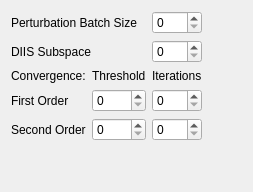
          <widget class="QWidget" name="AdvancedMolecularProperties">
           <layout class="QVBoxLayout" name="verticalLayout_35">
            <item>
             <layout class="QGridLayout">
              <item row="4" column="0">
               <widget class="QLabel" name="label_172">
                <property name="text">
                 <string>Second Order</string>
                </property>
               </widget>
              </item>
              <item row="3" column="0">
               <widget class="QLabel" name="label_171">
                <property name="text">
                 <string>First Order</string>
                </property>
               </widget>
              </item>
              <item row="3" column="2">
               <widget class="QSpinBox" name="moprop_max_cycles_level_1"/>
              </item>
              <item row="2" column="0">
               <widget class="QLabel" name="label_170">
                <property name="text">
                 <string>Convergence:</string>
                </property>
               </widget>
              </item>
              <item row="2" column="1">
               <widget class="QLabel" name="label_173">
                <property name="text">
                 <string>Threshold</string>
                </property>
               </widget>
              </item>
              <item row="4" column="2">
               <widget class="QSpinBox" name="moprop_max_cycles_level_2"/>
              </item>
              <item row="3" column="1">
               <widget class="QSpinBox" name="moprop_convergence_level_1"/>
              </item>
              <item row="4" column="1">
               <widget class="QSpinBox" name="moprop_convergence_level_2"/>
              </item>
              <item row="2" column="2">
               <widget class="QLabel" name="label_174">
                <property name="text">
                 <string>Iterations</string>
                </property>
               </widget>
              </item>
              <item row="1" column="2">
               <widget class="QSpinBox" name="moprop_diis_subspace"/>
              </item>
              <item row="0" column="2">
               <widget class="QSpinBox" name="moprop_perturbations"/>
              </item>
              <item row="0" column="0" colspan="2">
               <widget class="QLabel" name="label_79">
                <property name="text">
                 <string>Perturbation Batch Size</string>
                </property>
               </widget>
              </item>
              <item row="1" column="0" colspan="2">
               <widget class="QLabel" name="label_175">
                <property name="text">
                 <string>DIIS Subspace</string>
                </property>
               </widget>
              </item>
              <item row="0" column="3">
               <spacer name="horizontalSpacer_4">
                <property name="orientation">
                 <enum>Qt::Horizontal</enum>
                </property>
                <property name="sizeHint" stdset="0">
                 <size>
                  <width>40</width>
                  <height>20</height>
                 </size>
                </property>
               </spacer>
              </item>
             </layout>
            </item>
            <item>
             <spacer>
              <property name="orientation">
               <enum>Qt::Vertical</enum>
              </property>
              <property name="sizeHint" stdset="0">
               <size>
                <width>20</width>
                <height>40</height>
               </size>
              </property>
             </spacer>
            </item>
           </layout>
          </widget>
